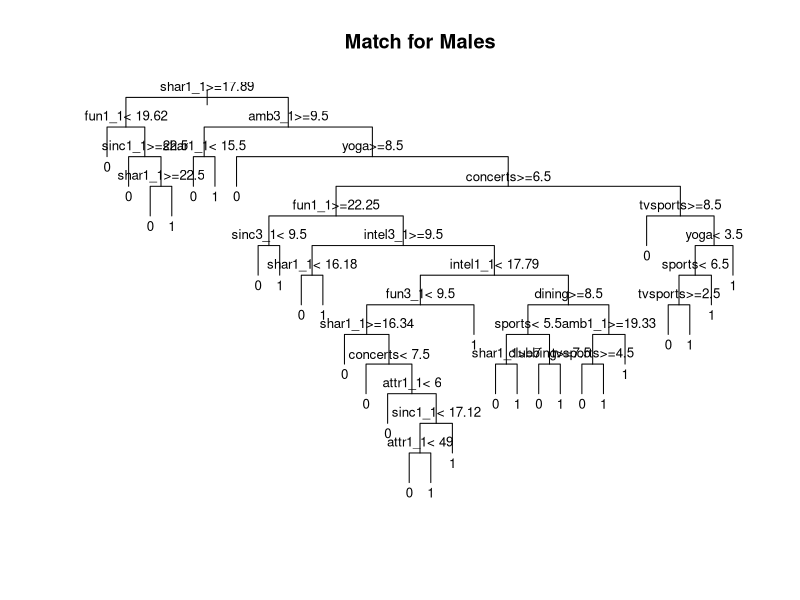

Source code (R):
library(rpart)
#setwd('/home/karthik/DA/Classification')
mydata=read.csv("female_male.csv")
mydata[,"train"] <- ifelse(runif(nrow(mydata))<0.80,1,0)
trainColNum <- grep("train",names(mydata))
traindata <- mydata[mydata$train==1,-trainColNum]
testdata <- mydata[mydata$train==0,-trainColNum]

# grow tree
#Data <- data.frame(t,can2p,code) 
fit <- rpart(dec_o ~ attr1_1+sinc1_1+intel1_1+fun1_1+amb1_1+shar1_1+attr3_1+sinc3_1+fun3_1+intel3_1+amb3_1+attr1_1+sinc1_1+intel1_1+fun1_1+amb1_1+shar1_1+attr3_1+sinc3_1+fun3_1+intel3_1+amb3_1+sports+tvsports+exercise+dining+museums+art+hiking+gaming+clubbing+reading+tv+theater+movies+concerts+music+shopping+yoga
,method="class", data=traindata,control=rpart.control(minsplit=2, minbucket=1, cp=0.0025))

#printcp(fit) # display the results
#plotcp(fit) # visualize cross-validation results
#summary(fit) # detailed summary of splits

setEPS()
postscript("male.eps")
plot(fit, uniform=TRUE,main="Match for Males")
text(fit, cex=.8)
dev.off()
labels(fit)
